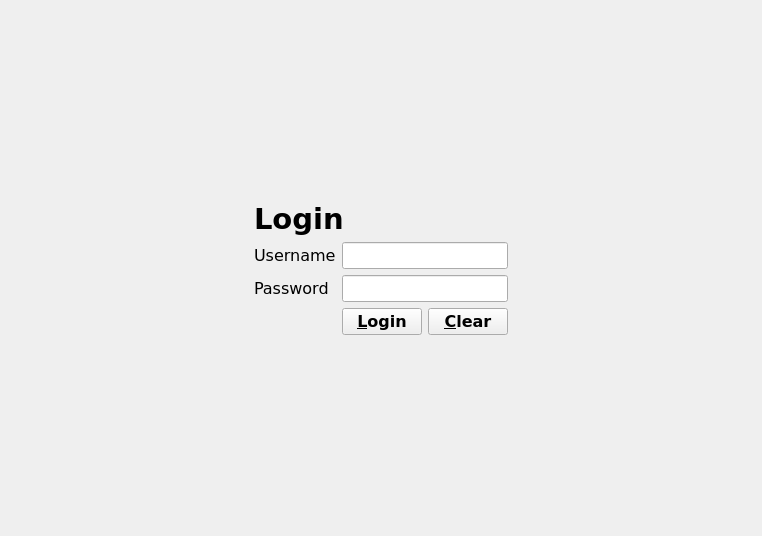
<?xml version="1.0" encoding="UTF-8"?>
<ui version="4.0">
 <class>LoginView</class>
 <widget class="QWidget" name="LoginView">
  <property name="geometry">
   <rect>
    <x>0</x>
    <y>0</y>
    <width>762</width>
    <height>536</height>
   </rect>
  </property>
  <property name="font">
   <font>
    <family>Verdana</family>
    <pointsize>12</pointsize>
   </font>
  </property>
  <property name="windowTitle">
   <string>Form</string>
  </property>
  <layout class="QHBoxLayout" name="horizontalLayout">
   <item>
    <spacer name="horizontalSpacer_3">
     <property name="orientation">
      <enum>Qt::Horizontal</enum>
     </property>
     <property name="sizeHint" stdset="0">
      <size>
       <width>40</width>
       <height>20</height>
      </size>
     </property>
    </spacer>
   </item>
   <item>
    <layout class="QVBoxLayout" name="verticalLayout">
     <item>
      <spacer name="verticalSpacer">
       <property name="orientation">
        <enum>Qt::Vertical</enum>
       </property>
       <property name="sizeHint" stdset="0">
        <size>
         <width>20</width>
         <height>40</height>
        </size>
       </property>
      </spacer>
     </item>
     <item>
      <widget class="QLabel" name="label">
       <property name="font">
        <font>
         <pointsize>22</pointsize>
         <weight>75</weight>
         <bold>true</bold>
        </font>
       </property>
       <property name="text">
        <string>Login</string>
       </property>
      </widget>
     </item>
     <item>
      <layout class="QGridLayout" name="gridLayout_2">
       <item row="0" column="0">
        <widget class="QLabel" name="label_2">
         <property name="text">
          <string>Username</string>
         </property>
        </widget>
       </item>
       <item row="0" column="1" colspan="2">
        <widget class="QLineEdit" name="lineEditUsername"/>
       </item>
       <item row="1" column="0">
        <widget class="QLabel" name="label_3">
         <property name="text">
          <string>Password</string>
         </property>
        </widget>
       </item>
       <item row="1" column="1" colspan="2">
        <widget class="QLineEdit" name="lineEditUsername_2">
         <property name="inputMask">
          <string/>
         </property>
         <property name="echoMode">
          <enum>QLineEdit::Password</enum>
         </property>
        </widget>
       </item>
       <item row="2" column="2">
        <widget class="QPushButton" name="buttonReset">
         <property name="font">
          <font>
           <weight>75</weight>
           <bold>true</bold>
          </font>
         </property>
         <property name="text">
          <string>&amp;Clear</string>
         </property>
        </widget>
       </item>
       <item row="2" column="1">
        <widget class="QPushButton" name="buttonLogin">
         <property name="font">
          <font>
           <weight>75</weight>
           <bold>true</bold>
          </font>
         </property>
         <property name="text">
          <string>&amp;Login</string>
         </property>
        </widget>
       </item>
      </layout>
     </item>
     <item>
      <spacer name="verticalSpacer_2">
       <property name="orientation">
        <enum>Qt::Vertical</enum>
       </property>
       <property name="sizeHint" stdset="0">
        <size>
         <width>20</width>
         <height>40</height>
        </size>
       </property>
      </spacer>
     </item>
    </layout>
   </item>
   <item>
    <spacer name="horizontalSpacer_2">
     <property name="orientation">
      <enum>Qt::Horizontal</enum>
     </property>
     <property name="sizeHint" stdset="0">
      <size>
       <width>40</width>
       <height>20</height>
      </size>
     </property>
    </spacer>
   </item>
  </layout>
 </widget>
 <tabstops>
  <tabstop>lineEditUsername</tabstop>
  <tabstop>lineEditUsername_2</tabstop>
  <tabstop>buttonLogin</tabstop>
  <tabstop>buttonReset</tabstop>
 </tabstops>
 <resources/>
 <connections/>
</ui>
